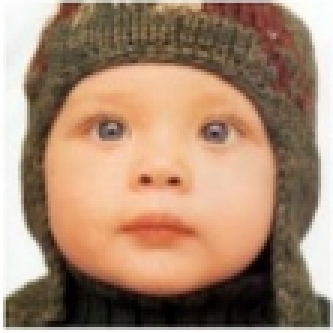
#> input picture Baby.png, 111 x 111 px (shown 3 times larger)
$ jupyter execute --allow-errors 'Eigenfaces for Recognition.ipynb'   (Python 2 division)
#> lines starting #> are read from the running program, lines starting #| are printed output that depends on the picture
## Face Detection using PCA (Eigenfaces)

This is an implementation of the paper "Eigenfaces for Recognition"<sup>[1]</sup> by Turk and Pentland.
The process involves 3 major steps:
1. Creating a suitable dataset.
2. Manipulating image dimensions to get Face Space.
3. Using Face weights obtained, try to recognize the test image

### Step I: Dataset and prerequisites
#### Importing Libraries
1. Numpy is used as a standard contaier datatype for processing,
2. OpenCV for limited use of reading images,
3. os for file handling operations
4. Random for random number generation
5. Sklearn for metrics only
6. Matplotlib for plotting

[cell 1]
import numpy as np
import cv2
import os
import random
from sklearn.metrics import confusion_matrix, classification_report, accuracy_score
from matplotlib import pyplot as plt

#### Loading Dataset
Here, we are using the AT & T Dataset. This is of the size 92x112, but since we don't know what our test images may be, we convert all images to m=256 x n=256 (from [1]) and append to the dataset.
We are going for 70-30 split. To change percentage, change value of train_count

[cell 2]
faces_dir = "./orl_faces/"
#> (the rest of this cell did not finish here and is left out)

#> (a cell that did not finish here is left out)

### Average Image
Average generated only over test images

#> (a cell that did not finish here is left out)

### PCA of Training Data

Based on the fact that A<sup>T</sup>A return top M values of the same as AA<sup>T</sup> matrix, we find C

#> (a cell that did not finish here is left out)

### Training

Training is done by finding relevant eigenvalues and choosing the number based on energy fraction of the signal (as compared to randomly choosing no. of dimensions)

[cell 6]
#energy = 0.85
def train(energy):
    evalues, evectors = np.linalg.eig(C)                          # eigenvectors/values of the covariance matrix
    sort_indices = evalues.argsort()[::-1]                             # getting their correct order - decreasing
    evalues = evalues[sort_indices]                               # puttin the evalues in that order
    evectors = evectors[sort_indices]                             # same for the evectors

    evalues_sum = sum(evalues[:])                                      # include only the first k evectors/values so
    evalues_count = 0                                                       # that they include approx. 85% of the energy
    evalues_energy = 0.0
    for evalue in evalues:
        evalues_count += 1
        evalues_energy += evalue / evalues_sum

        if evalues_energy >= energy:
            break

    evalues = evalues[0:evalues_count]
    evectors = evectors[0:evalues_count]

    evectors = evectors.transpose()
    evectors = np.matmul(A,evectors)
    norms = np.linalg.norm(evectors, axis=0)
    evectors = evectors / norms

    #print 'Weights Calculated'
    return evectors

The trained eigenvectors for given energy are obtained. For example, here we have for 0.9; based on which Weight matrix is found as linear combination weights of all training images

#> (a cell that did not finish here is left out)

This means that out of 400 features found in C, 90% of the relevant features are contributed by top most ~78 features (based on eigen values)

#### Face Detection using HaarCascades

[cell 8]
def Detect(gray):
    from cv2.data import haarcascades
    face_cascade = cv2.CascadeClassifier('./haarcascade_frontalface_default.xml')
#     gray = cv2.imread(path,0)
    faces = face_cascade.detectMultiScale(gray, 1.3, 7)
    #print('Faces found: ', len(faces))
    return faces

### Recognition

We start with building classify() function that classifies based on the Weights and their respective distances from projection of images on face space.
Value of threshold is set experimentally

[cell 9]
def classify(path_to_img="",im=[]):
    if path_to_img!="":
        img = cv2.imread(path_to_img, 0)
    else:
        img = im
    img = cv2.resize(img,(m,n))
    img_col = np.array(img, dtype='float64').flatten()
    img_col -= avg_col
    img_col = np.reshape(img_col, (mn, 1))

    S = np.matmul(evectors.transpose(),img_col)
    W = np.matmul(evectors.T,A)

    diff = W - S
    norms = np.linalg.norm(diff, axis=0)

    closest_face_id = np.argmin(norms)
    thresh = 10000
    print norms[closest_face_id]
    if norms[closest_face_id]<=thresh:
        return (closest_face_id / train_count) + 1
    else:
        print("No Faces Matching for dist", norms[closest_face_id])
        return 0

### Testing
We test based on the validation set created from the database. This is to obtain a general classification report. Further we test for images not having any faces (here made out of a random generator). Norms are printed

First we Test for Non Matching Faces after Detection

[cell 10]
img = cv2.imread("./Baby.png",0)
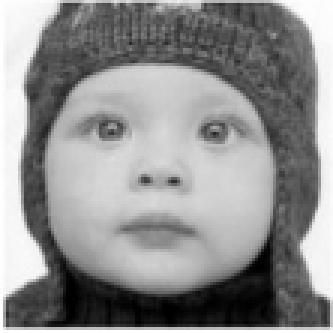
#> img: shape (111, 111) (shown 3 times larger); min 0, max 255, mean 142.8
faces = Detect(img)
#> in Detect, `faces = face_cascade.detectMultiScale(gray, 1.3, 7)`: faces = [[9, 8, 89, 89]]
#> faces = [[9, 8, 89, 89]]
#> (the rest of this cell did not finish here and is left out)

#> in classify, `img = im`:
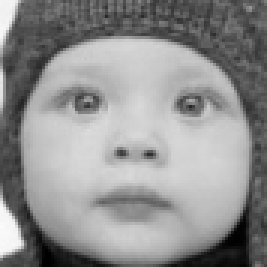
#> img: shape (89, 89) (shown 3 times larger); min 0, max 250, mean 143.7

[cell 11]
def Test():
    y_true = []
    y_pred = []
    for face_id in range(len(test_ids)):
        for im in test_ids[face_id]:
            path_to_img = "./orl_faces/s"+str(face_id+1)+"/"+str(im)+".pgm"
            y_pred.append(classify(path_to_img))
            y_true.append(face_id+1)
    return y_pred, y_true

#> (the rest of this cell did not finish here and is left out)

#> (a cell that did not finish here is left out)

#> (a cell that did not finish here is left out)

### Analysis
We analyse accuracy as well as time taken for various signal enegry fractions (PCA)

[cell 14]
import time
acc = []
dur = []
lc = 5
#> (the rest of this cell did not finish here and is left out)

    t1 = time.time()
    W = np.matmul(evectors.T,A)
    y_pred, y_true = Test()
    acc.append(accuracy_score(y_true, y_pred))
    dur.append(t1-t0)

#> (a cell that did not finish here is left out)

#> (a cell that did not finish here is left out)

[cell 17]
plt.plot(acc, dur)
plt.xlabel("Accuracy (%)")
plt.ylabel("Time (s)")
#plt.show()
plt.savefig("./Acc-Time.jpg")
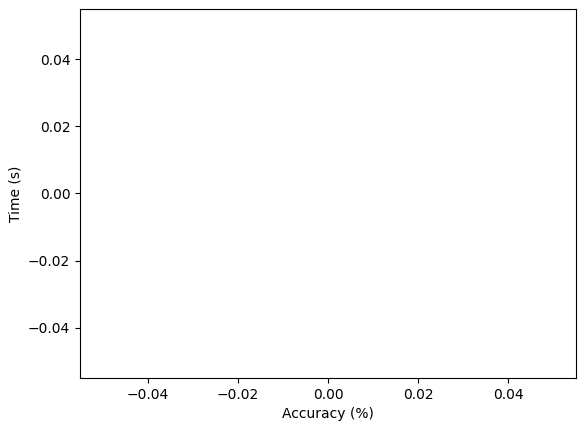
#> figure drawn by matplotlib, 1 panel
